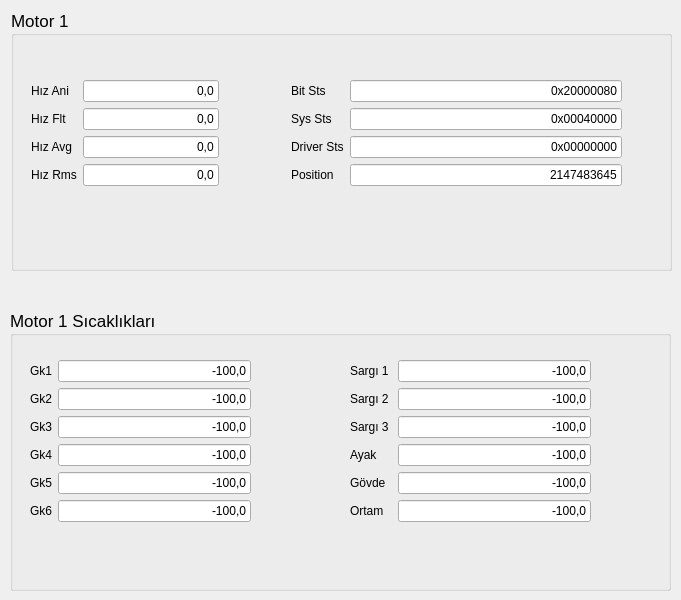
    <widget class="QWidget" name="tab_3">
     <attribute name="title">
      <string>Motor 1</string>
     </attribute>
     <widget class="QGroupBox" name="Motor1">
      <property name="geometry">
       <rect>
        <x>11</x>
        <y>10</y>
        <width>661</width>
        <height>261</height>
       </rect>
      </property>
      <property name="font">
       <font>
        <pointsize>13</pointsize>
       </font>
      </property>
      <property name="title">
       <string>Motor 1</string>
      </property>
      <widget class="QWidget" name="layoutWidget_2">
       <property name="geometry">
        <rect>
         <x>20</x>
         <y>70</y>
         <width>188</width>
         <height>151</height>
        </rect>
       </property>
       <layout class="QFormLayout" name="formLayout_19">
        <item row="0" column="0">
         <widget class="QLabel" name="HizAni_1">
          <property name="font">
           <font>
            <pointsize>9</pointsize>
           </font>
          </property>
          <property name="text">
           <string>Hız Ani</string>
          </property>
         </widget>
        </item>
        <item row="0" column="1">
         <widget class="QLineEdit" name="lineEdit_139">
          <property name="font">
           <font>
            <pointsize>9</pointsize>
           </font>
          </property>
          <property name="text">
           <string>0,0</string>
          </property>
          <property name="alignment">
           <set>Qt::AlignRight|Qt::AlignTrailing|Qt::AlignVCenter</set>
          </property>
         </widget>
        </item>
        <item row="1" column="0">
         <widget class="QLabel" name="HizFlt_1">
          <property name="font">
           <font>
            <pointsize>9</pointsize>
           </font>
          </property>
          <property name="text">
           <string>Hız Flt  </string>
          </property>
         </widget>
        </item>
        <item row="1" column="1">
         <widget class="QLineEdit" name="lineEdit_140">
          <property name="font">
           <font>
            <pointsize>9</pointsize>
           </font>
          </property>
          <property name="text">
           <string>0,0</string>
          </property>
          <property name="alignment">
           <set>Qt::AlignRight|Qt::AlignTrailing|Qt::AlignVCenter</set>
          </property>
         </widget>
        </item>
        <item row="2" column="0">
         <widget class="QLabel" name="HizAvg_1">
          <property name="font">
           <font>
            <pointsize>9</pointsize>
           </font>
          </property>
          <property name="text">
           <string>Hız Avg</string>
          </property>
         </widget>
        </item>
        <item row="2" column="1">
         <widget class="QLineEdit" name="lineEdit_141">
          <property name="font">
           <font>
            <pointsize>9</pointsize>
           </font>
          </property>
          <property name="text">
           <string>0,0</string>
          </property>
          <property name="alignment">
           <set>Qt::AlignRight|Qt::AlignTrailing|Qt::AlignVCenter</set>
          </property>
         </widget>
        </item>
        <item row="3" column="1">
         <widget class="QLineEdit" name="lineEdit_142">
          <property name="font">
           <font>
            <pointsize>9</pointsize>
           </font>
          </property>
          <property name="text">
           <string>0,0</string>
          </property>
          <property name="alignment">
           <set>Qt::AlignRight|Qt::AlignTrailing|Qt::AlignVCenter</set>
          </property>
         </widget>
        </item>
        <item row="3" column="0">
         <widget class="QLabel" name="HizRms_1">
          <property name="font">
           <font>
            <pointsize>9</pointsize>
           </font>
          </property>
          <property name="text">
           <string>Hız Rms</string>
          </property>
         </widget>
        </item>
       </layout>
      </widget>
      <widget class="QWidget" name="layoutWidget_3">
       <property name="geometry">
        <rect>
         <x>280</x>
         <y>70</y>
         <width>331</width>
         <height>151</height>
        </rect>
       </property>
       <layout class="QFormLayout" name="formLayout_20">
        <item row="0" column="0">
         <widget class="QLabel" name="BitSts_1">
          <property name="font">
           <font>
            <pointsize>9</pointsize>
           </font>
          </property>
          <property name="text">
           <string>Bit Sts </string>
          </property>
         </widget>
        </item>
        <item row="0" column="1">
         <widget class="QLineEdit" name="lineEdit_143">
          <property name="font">
           <font>
            <pointsize>9</pointsize>
           </font>
          </property>
          <property name="text">
           <string>0x20000080</string>
          </property>
          <property name="alignment">
           <set>Qt::AlignRight|Qt::AlignTrailing|Qt::AlignVCenter</set>
          </property>
         </widget>
        </item>
        <item row="1" column="0">
         <widget class="QLabel" name="SysSts_1">
          <property name="font">
           <font>
            <pointsize>9</pointsize>
           </font>
          </property>
          <property name="text">
           <string>Sys Sts</string>
          </property>
         </widget>
        </item>
        <item row="1" column="1">
         <widget class="QLineEdit" name="lineEdit_144">
          <property name="font">
           <font>
            <pointsize>9</pointsize>
           </font>
          </property>
          <property name="text">
           <string>0x00040000</string>
          </property>
          <property name="alignment">
           <set>Qt::AlignRight|Qt::AlignTrailing|Qt::AlignVCenter</set>
          </property>
         </widget>
        </item>
        <item row="2" column="0">
         <widget class="QLabel" name="DriverSts_1">
          <property name="font">
           <font>
            <pointsize>9</pointsize>
           </font>
          </property>
          <property name="text">
           <string>Driver Sts</string>
          </property>
         </widget>
        </item>
        <item row="2" column="1">
         <widget class="QLineEdit" name="lineEdit_145">
          <property name="font">
           <font>
            <pointsize>9</pointsize>
           </font>
          </property>
          <property name="text">
           <string>0x00000000</string>
          </property>
          <property name="alignment">
           <set>Qt::AlignRight|Qt::AlignTrailing|Qt::AlignVCenter</set>
          </property>
         </widget>
        </item>
        <item row="3" column="0">
         <widget class="QLabel" name="Position_1">
          <property name="font">
           <font>
            <pointsize>9</pointsize>
           </font>
          </property>
          <property name="text">
           <string>Position</string>
          </property>
         </widget>
        </item>
        <item row="3" column="1">
         <widget class="QLineEdit" name="lineEdit_146">
          <property name="font">
           <font>
            <pointsize>9</pointsize>
           </font>
          </property>
          <property name="text">
           <string>2147483645</string>
          </property>
          <property name="alignment">
           <set>Qt::AlignRight|Qt::AlignTrailing|Qt::AlignVCenter</set>
          </property>
         </widget>
        </item>
       </layout>
      </widget>
     </widget>
     <widget class="QGroupBox" name="Motor1Sicakliklari">
      <property name="geometry">
       <rect>
        <x>10</x>
        <y>310</y>
        <width>661</width>
        <height>281</height>
       </rect>
      </property>
      <property name="font">
       <font>
        <pointsize>13</pointsize>
       </font>
      </property>
      <property name="title">
       <string>Motor 1 Sıcaklıkları</string>
      </property>
      <widget class="QWidget" name="layoutWidget_12">
       <property name="geometry">
        <rect>
         <x>20</x>
         <y>50</y>
         <width>221</width>
         <height>205</height>
        </rect>
       </property>
       <layout class="QFormLayout" name="formLayout_29">
        <item row="0" column="0">
         <widget class="QLabel" name="Gk1_1">
          <property name="font">
           <font>
            <pointsize>9</pointsize>
           </font>
          </property>
          <property name="text">
           <string>Gk1</string>
          </property>
         </widget>
        </item>
        <item row="0" column="1">
         <widget class="QLineEdit" name="lineEdit_183">
          <property name="font">
           <font>
            <pointsize>9</pointsize>
           </font>
          </property>
          <property name="text">
           <string>-100,0</string>
          </property>
          <property name="alignment">
           <set>Qt::AlignRight|Qt::AlignTrailing|Qt::AlignVCenter</set>
          </property>
         </widget>
        </item>
        <item row="1" column="0">
         <widget class="QLabel" name="Gk2_1">
          <property name="font">
           <font>
            <pointsize>9</pointsize>
           </font>
          </property>
          <property name="text">
           <string>Gk2</string>
          </property>
         </widget>
        </item>
        <item row="1" column="1">
         <widget class="QLineEdit" name="lineEdit_184">
          <property name="font">
           <font>
            <pointsize>9</pointsize>
           </font>
          </property>
          <property name="text">
           <string>-100,0</string>
          </property>
          <property name="alignment">
           <set>Qt::AlignRight|Qt::AlignTrailing|Qt::AlignVCenter</set>
          </property>
         </widget>
        </item>
        <item row="2" column="0">
         <widget class="QLabel" name="Gk3_1">
          <property name="font">
           <font>
            <pointsize>9</pointsize>
           </font>
          </property>
          <property name="text">
           <string>Gk3</string>
          </property>
         </widget>
        </item>
        <item row="2" column="1">
         <widget class="QLineEdit" name="lineEdit_185">
          <property name="font">
           <font>
            <pointsize>9</pointsize>
           </font>
          </property>
          <property name="text">
           <string>-100,0</string>
          </property>
          <property name="alignment">
           <set>Qt::AlignRight|Qt::AlignTrailing|Qt::AlignVCenter</set>
          </property>
         </widget>
        </item>
        <item row="3" column="0">
         <widget class="QLabel" name="Gk4_1">
          <property name="font">
           <font>
            <pointsize>9</pointsize>
           </font>
          </property>
          <property name="text">
           <string>Gk4</string>
          </property>
         </widget>
        </item>
        <item row="3" column="1">
         <widget class="QLineEdit" name="lineEdit_186">
          <property name="font">
           <font>
            <pointsize>9</pointsize>
           </font>
          </property>
          <property name="text">
           <string>-100,0</string>
          </property>
          <property name="alignment">
           <set>Qt::AlignRight|Qt::AlignTrailing|Qt::AlignVCenter</set>
          </property>
         </widget>
        </item>
        <item row="4" column="0">
         <widget class="QLabel" name="Gk5_1">
          <property name="font">
           <font>
            <pointsize>9</pointsize>
           </font>
          </property>
          <property name="text">
           <string>Gk5</string>
          </property>
         </widget>
        </item>
        <item row="4" column="1">
         <widget class="QLineEdit" name="lineEdit_187">
          <property name="font">
           <font>
            <pointsize>9</pointsize>
           </font>
          </property>
          <property name="text">
           <string>-100,0</string>
          </property>
          <property name="alignment">
           <set>Qt::AlignRight|Qt::AlignTrailing|Qt::AlignVCenter</set>
          </property>
         </widget>
        </item>
        <item row="5" column="0">
         <widget class="QLabel" name="Gk6_1">
          <property name="font">
           <font>
            <pointsize>9</pointsize>
           </font>
          </property>
          <property name="text">
           <string>Gk6</string>
          </property>
         </widget>
        </item>
        <item row="5" column="1">
         <widget class="QLineEdit" name="lineEdit_188">
          <property name="font">
           <font>
            <pointsize>9</pointsize>
           </font>
          </property>
          <property name="text">
           <string>-100,0</string>
          </property>
          <property name="alignment">
           <set>Qt::AlignRight|Qt::AlignTrailing|Qt::AlignVCenter</set>
          </property>
         </widget>
        </item>
       </layout>
      </widget>
      <widget class="QWidget" name="layoutWidget_13">
       <property name="geometry">
        <rect>
         <x>340</x>
         <y>50</y>
         <width>241</width>
         <height>205</height>
        </rect>
       </property>
       <layout class="QFormLayout" name="formLayout_30">
        <item row="0" column="0">
         <widget class="QLabel" name="Sargi1_1">
          <property name="font">
           <font>
            <pointsize>9</pointsize>
           </font>
          </property>
          <property name="text">
           <string>Sargı 1 </string>
          </property>
         </widget>
        </item>
        <item row="0" column="1">
         <widget class="QLineEdit" name="lineEdit_189">
          <property name="font">
           <font>
            <pointsize>9</pointsize>
           </font>
          </property>
          <property name="text">
           <string>-100,0</string>
          </property>
          <property name="alignment">
           <set>Qt::AlignRight|Qt::AlignTrailing|Qt::AlignVCenter</set>
          </property>
         </widget>
        </item>
        <item row="1" column="0">
         <widget class="QLabel" name="Sargi2_1">
          <property name="font">
           <font>
            <pointsize>9</pointsize>
           </font>
          </property>
          <property name="text">
           <string>Sargı 2</string>
          </property>
         </widget>
        </item>
        <item row="2" column="0">
         <widget class="QLabel" name="Sargi3_1">
          <property name="font">
           <font>
            <pointsize>9</pointsize>
           </font>
          </property>
          <property name="text">
           <string>Sargı 3</string>
          </property>
         </widget>
        </item>
        <item row="2" column="1">
         <widget class="QLineEdit" name="lineEdit_190">
          <property name="font">
           <font>
            <pointsize>9</pointsize>
           </font>
          </property>
          <property name="text">
           <string>-100,0</string>
          </property>
          <property name="alignment">
           <set>Qt::AlignRight|Qt::AlignTrailing|Qt::AlignVCenter</set>
          </property>
         </widget>
        </item>
        <item row="3" column="0">
         <widget class="QLabel" name="Ayak_1">
          <property name="font">
           <font>
            <pointsize>9</pointsize>
           </font>
          </property>
          <property name="text">
           <string>Ayak</string>
          </property>
         </widget>
        </item>
        <item row="3" column="1">
         <widget class="QLineEdit" name="lineEdit_191">
          <property name="font">
           <font>
            <pointsize>9</pointsize>
           </font>
          </property>
          <property name="text">
           <string>-100,0</string>
          </property>
          <property name="alignment">
           <set>Qt::AlignRight|Qt::AlignTrailing|Qt::AlignVCenter</set>
          </property>
         </widget>
        </item>
        <item row="4" column="0">
         <widget class="QLabel" name="Govde_1">
          <property name="font">
           <font>
            <pointsize>9</pointsize>
           </font>
          </property>
          <property name="text">
           <string>Gövde</string>
          </property>
         </widget>
        </item>
        <item row="4" column="1">
         <widget class="QLineEdit" name="lineEdit_192">
          <property name="font">
           <font>
            <pointsize>9</pointsize>
           </font>
          </property>
          <property name="text">
           <string>-100,0</string>
          </property>
          <property name="alignment">
           <set>Qt::AlignRight|Qt::AlignTrailing|Qt::AlignVCenter</set>
          </property>
         </widget>
        </item>
        <item row="5" column="0">
         <widget class="QLabel" name="Ortam_1">
          <property name="font">
           <font>
            <pointsize>9</pointsize>
           </font>
          </property>
          <property name="text">
           <string>Ortam</string>
          </property>
         </widget>
        </item>
        <item row="5" column="1">
         <widget class="QLineEdit" name="lineEdit_193">
          <property name="font">
           <font>
            <pointsize>9</pointsize>
           </font>
          </property>
          <property name="text">
           <string>-100,0</string>
          </property>
          <property name="alignment">
           <set>Qt::AlignRight|Qt::AlignTrailing|Qt::AlignVCenter</set>
          </property>
         </widget>
        </item>
        <item row="1" column="1">
         <widget class="QLineEdit" name="lineEdit_194">
          <property name="font">
           <font>
            <pointsize>9</pointsize>
           </font>
          </property>
          <property name="text">
           <string>-100,0</string>
          </property>
          <property name="alignment">
           <set>Qt::AlignRight|Qt::AlignTrailing|Qt::AlignVCenter</set>
          </property>
         </widget>
        </item>
       </layout>
      </widget>
     </widget>
    </widget>
